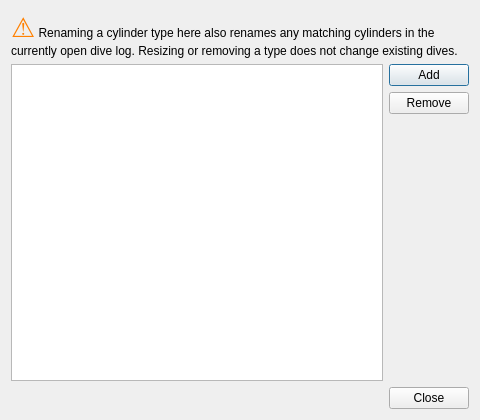
<?xml version="1.0" encoding="UTF-8"?>
<ui version="4.0">
 <class>ManageTankInfoDialog</class>
 <widget class="QDialog" name="ManageTankInfoDialog">
  <property name="geometry">
   <rect>
    <x>0</x>
    <y>0</y>
    <width>480</width>
    <height>420</height>
   </rect>
  </property>
  <property name="windowTitle">
   <string>Manage cylinder types</string>
  </property>
  <layout class="QVBoxLayout" name="verticalLayout">
   <item>
    <widget class="QLabel" name="cascadeWarningLabel">
     <property name="text">
      <string>&lt;html&gt;&lt;head/&gt;&lt;body&gt;&lt;p&gt;&lt;span style=&quot; font-size:20pt; font-weight:600; color:#ff8000;&quot;&gt;⚠&lt;/span&gt; Renaming a cylinder type here also renames any matching cylinders in the currently open dive log. Resizing or removing a type does not change existing dives.&lt;/p&gt;&lt;/body&gt;&lt;/html&gt;</string>
     </property>
     <property name="textFormat">
      <enum>Qt::AutoText</enum>
     </property>
     <property name="wordWrap">
      <bool>true</bool>
     </property>
    </widget>
   </item>
   <item>
    <layout class="QHBoxLayout" name="tableLayout">
     <item>
      <widget class="QTableView" name="tankTypes">
       <property name="alternatingRowColors">
        <bool>true</bool>
       </property>
      </widget>
     </item>
     <item>
      <layout class="QVBoxLayout" name="buttonLayout">
       <item>
        <widget class="QPushButton" name="addButton">
         <property name="toolTip">
          <string>Add a new cylinder type</string>
         </property>
         <property name="text">
          <string>Add</string>
         </property>
        </widget>
       </item>
       <item>
        <widget class="QPushButton" name="removeButton">
         <property name="toolTip">
          <string>Remove the selected cylinder type</string>
         </property>
         <property name="text">
          <string>Remove</string>
         </property>
        </widget>
       </item>
       <item>
        <spacer name="buttonSpacer">
         <property name="orientation">
          <enum>Qt::Vertical</enum>
         </property>
         <property name="sizeHint" stdset="0">
          <size>
           <width>20</width>
           <height>40</height>
          </size>
         </property>
        </spacer>
       </item>
      </layout>
     </item>
    </layout>
   </item>
   <item>
    <widget class="QDialogButtonBox" name="buttonBox">
     <property name="orientation">
      <enum>Qt::Horizontal</enum>
     </property>
     <property name="standardButtons">
      <set>QDialogButtonBox::Close</set>
     </property>
    </widget>
   </item>
  </layout>
 </widget>
 <resources/>
 <connections/>
</ui>
